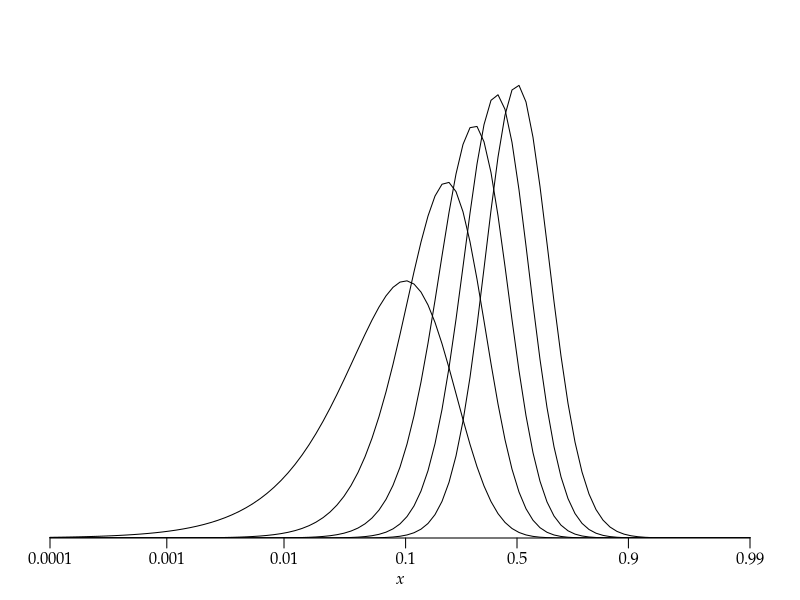

Generate this figure with R: (Note: this script raises an error after producing the figure.)
args = commandArgs()
basename = sub(".R$", "", sub("^--file=(.*/)?", "", args[grep("^--file=", args)]))
if (length(basename) != 0)
    pdf(file=paste0(basename, "_tmp.pdf"), colormodel="gray", width=5, height=2.5)
par(family="Palatino")
par(mgp=c(1.5,0.5,0)) # title and axis margins. default: c(3,1,0)
par(mar=c(3,1,1,1)+0.1) # bottom, left, top, right margins. default: c(5,4,4,2)+0.1
pb = function(x) { log(x / (1-x)) }
qb = function(z) { 1 / (1 + exp(-z)) }
## plot(NULL, xlim=c(pb(0.01),pb(0.99)), ylim=c(0,1.05),
##      xlab=expression(italic(x)), ylab="", yaxs="i", axes=FALSE)
## t = c(0.01, 0.1, 0.5, 0.9, 0.99)
## axis(1, at=pb(t), label=t)
## for (k in 1:5) {
##     curve(dbeta(qb(x),k+1,11-k)/dbeta(k/10,k+1,11-k), pb(0.01), pb(0.99), add=TRUE)
## }
plot(NULL, xlim=c(pb(0.0001),pb(0.99)), ylim=c(0,0.7),
     xlab=expression(italic(x)), ylab="", yaxs="i", axes=FALSE)
t = c(0.0001, 0.001, 0.01, 0.1, 0.5, 0.9, 0.99)
u = c("0.0001", 0.001, 0.01, 0.1, 0.5, 0.9, 0.99)
axis(1, at=pb(t), label=u)
for (k in 1:5) {
    a = integrate(function(x) dbeta(qb(x),k+1,11-k), pb(0.0001), pb(0.99))$value
    curve(dbeta(qb(x),k+1,11-k)/a, pb(0.0001), pb(0.99), add=TRUE)
}
dev.off()
embedFonts(paste0(basename, "_tmp.pdf"), outfile=paste0(basename, ".pdf"),
           options="-c \"<</NeverEmbed []>> setdistillerparams\" -f ")
